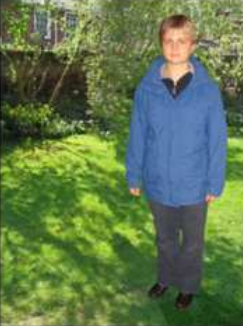
#> input picture L13_HW/Cap2.PNG, 243 x 326 px
$ python code.py Cap2.PNG
#> lines starting #> are read from the running program, lines starting #| are printed output that depends on the picture
import cv2
import sys
import copy
import numpy as np
import itertools, math
import time
import matplotlib.pyplot as plt

def get_cluster(originalImage, num_clusters):

	Z = originalImage.reshape((-1, 3))
	Z = np.float32(Z)
	criteria = (cv2.TERM_CRITERIA_EPS + cv2.TERM_CRITERIA_MAX_ITER, 10, 1.0)
	ret, label, center = cv2.kmeans(Z, num_clusters, None, criteria, 10, cv2.KMEANS_RANDOM_CENTERS)

	# Now convert back into uint8, and make original image
	center = np.uint8(center)
	res = center[label.flatten()]
	res2 = res.reshape((originalImage.shape))

	# cv2.imshow('res2',res2)
	# cv2.waitKey(0)
	# cv2.destroyAllWindows()

	return center, label

def norm(a, b):
	return sum([(i - j)**2 for i, j in zip(a, b)]) ** 0.5

def contrast_cue(num_clusters, label, center):
	center = np.int32(center)
	N = label.shape[0]
	contrast_cue_list = []
	frequency_pixels = [0] * (num_clusters)

	for i in label:
		frequency_pixels[i[0]] += 1

	for k in range(num_clusters):
		cue_k = 0
		for i in range(num_clusters):
			if i != k:
				cue_k += frequency_pixels[i] * norm(center[k], center[i])

		contrast_cue_list.append(cue_k / N)

	return contrast_cue_list

def spatial_cue(num_clusters, label, center, originalImage):
	height, width = originalImage.shape[:2]
	spatial_cue_list = []
	pixel_label = [[] for _ in range(num_clusters)]
	sigma = 100
	frequency_pixels = [0] * (num_clusters)
	center_of_image = [height // 2, width // 2]

	for i in label:
		frequency_pixels[i[0]] += 1

	c = 0
	for i in range(height):
		for j in range(width):
			pixel_label[label[c][0]].append((i, j))
			c += 1

	for k in range(num_clusters):
		cue = 0
		for pixel_loc in pixel_label[k]:
			cue += math.exp(-(norm(center_of_image ,pixel_loc)/sigma))
		spatial_cue_list.append(cue / frequency_pixels[k])

	return spatial_cue_list


def main(image_path):
#> called with image_path = 'Cap2.PNG'
	originalImage = cv2.imread(image_path)
#> originalImage is the input picture: shape (326, 243, 3); mean B, G, R 76.7, 118.9, 95.8
	num_clusters = 20
	center, label = get_cluster(originalImage, num_clusters)
#> in get_cluster, `ret, label, center = cv2.kmeans(Z, num_clusters, None, criteria, 10, c..`: ret = 25574665.4; center = 20 rows, first 8: [93.33, 211.9, 179.4], [167.6, 116.6, 82.4], [107.8, 157, 148.9], [22.79, 41.54, 37.63], [81.69, 128.1, 116.7], [61.89, 160.4, 125.4], [36.29, 112.9, 75.09], [20.29, 64.19, 29.49]
#> in get_cluster, `center = np.uint8(center)`: center = 20 rows, first 8: [93, 211, 179], [167, 116, 82], [107, 156, 148], [22, 41, 37], [81, 128, 116], [61, 160, 125], [36, 112, 75], [20, 64, 29]
#> in get_cluster, `res2 = res.reshape((originalImage.shape))`:
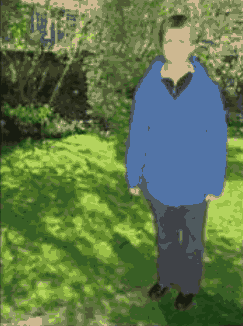
#> res2: shape (326, 243, 3); mean B, G, R 76.2, 118.3, 95.3
	contrast_cue_list = contrast_cue(num_clusters, label, center)
#> the loop in contrast_cue, `for i in label:` made 79218 passes
#> i on passes 1 to 3: [19], [15], [15]
#> after the loop in contrast_cue, `for i in label:`: frequency_pixels = [2476, 10930, 5246, 1499, 6063, 4630, 6550, 1154, 4796, 6262, 1000, 2540, 4098, 2519, 3532, 2716, 3157, 1550, 6464, 2036]
#> after the loop in contrast_cue, `for k in range(num_clusters):`: contrast_cue_list = [134.8, 106.9, 92.67, 117.5, 68.4, 80.85, 71.05, 110.1, 71.96, 63.53, 134, 152.6, 68.78, 74.45, 108.2, 85.76, 83.28, 96.47, 77.45, 102.3]
	spatial_cue_list = spatial_cue(num_clusters, label, center, originalImage)
#> the loop in spatial_cue, `for i in label:` made 79218 passes
#> after the loop in spatial_cue, `for i in range(height):`: c = 79218
#> after the loop in spatial_cue, `for k in range(num_clusters):`: spatial_cue_list = [0.46, 0.51, 0.246, 0.345, 0.271, 0.375, 0.404, 0.214, 0.416, 0.324, 0.308, 0.254, 0.318, 0.417, 0.451, 0.315, 0.353, 0.251, 0.342, 0.348]

	combined_cue_list = [i*j for i, j in zip(contrast_cue_list, spatial_cue_list)]
#> combined_cue_list = [62, 54.57, 22.75, 40.52, 18.53, 30.33, 28.73, 23.53, 29.95, 20.58, 41.33, 38.76, 21.89, 31.08, 48.75, 26.97, 29.38, 24.23, 26.5, 35.59]
	max_cue = max(combined_cue_list)
#> max_cue = 62
	for i in range(num_clusters):
		combined_cue_list[i] = int((combined_cue_list[i] / max_cue) * 255)
#> after the loop, combined_cue_list = [255, 224, 93, 166, 76, 124, 118, 96, 123, 84, 169, 159, 90, 127, 200, 110, 120, 99, 109, 146]

	height, width = originalImage.shape[:2]
#> height = 326; width = 243

	c = 0
	for i in range(height):
		for j in range(width):
			originalImage[i][j] = combined_cue_list[label[c][0]]
			c += 1
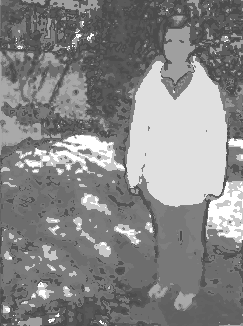
#> originalImage: shape (326, 243, 3); min 76, max 255, mean 134.5
#> after the loop, c = 79218

	cv2.imshow('saliency',originalImage)
	cv2.waitKey(0)
	cv2.destroyAllWindows()


if __name__ == '__main__':
	if len(sys.argv) != 2:
		print("Usage: python3 code.py <path_of_image>")
		exit(1)

	image_path = sys.argv[1]
	main(image_path)
